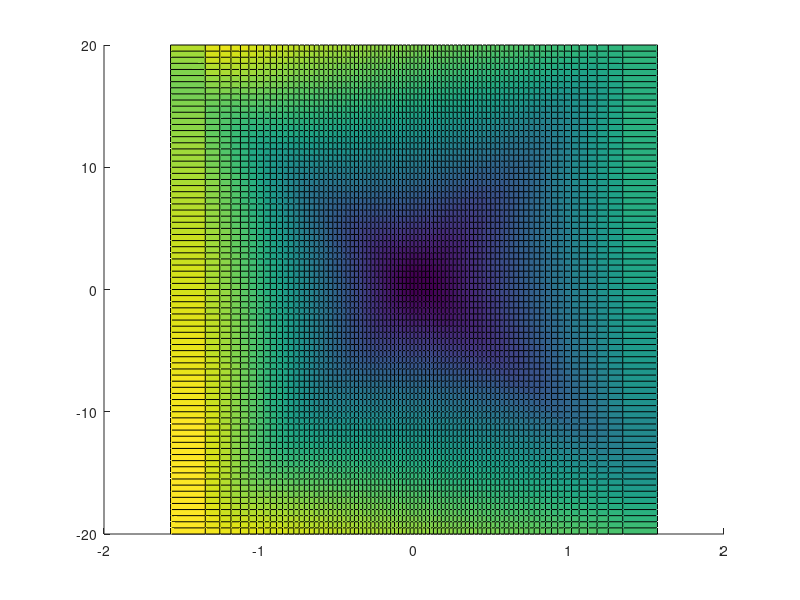
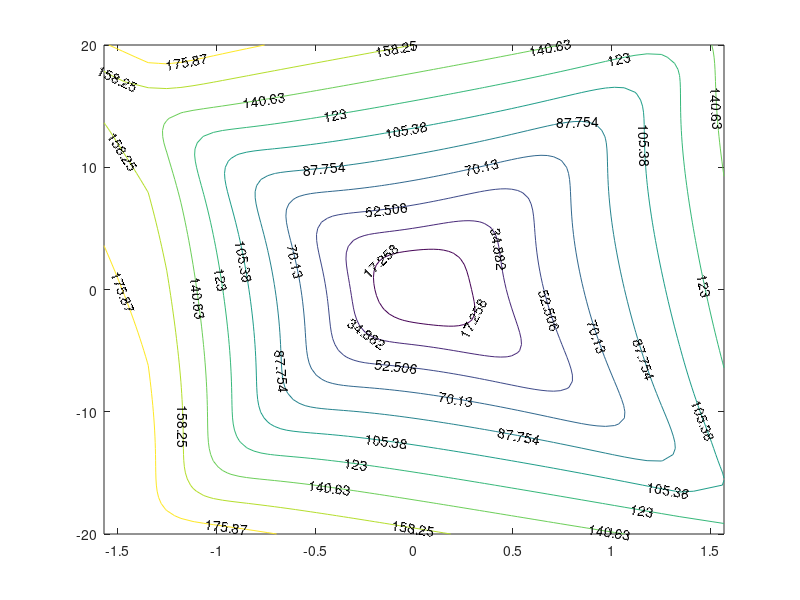

The MATLAB script that drew these images, in order:
clear,clc
%% teste muito louco

%% Dados do veiculo
% Mesmos dados apresentados por SADRI E WU 2013
m = 2527;   % massa do veiculo [kg]
I = 6550;   % momento de inercia [kg]
b = 1.37;   % distancia do eixo dianteiro ao centro de massa [m]
a = 1.86;   % distancia do eixo dianteiro ao centro de massa [m]
v = 20;     % módulo da velocidade do centro de massa [m/s]

DELTA = 0*pi/180; % esterçamento do eixo dianteiro [grau]

%% Dados do pneu
Fz0 = 2.4985e+04; % Carga vertical nominal
muy0 = 0.8; % Coeficiente de atrito nominal
% Coeficientes experimentais do pneu dianteiro
CyF = 1.5;
EyF = -2;
c1F = 3.5899;
c2F = 1.33;
% Coeficientes experimentaisdo pneu traseiro
CyR = 1.5;
EyR = -2;
c1R = 3.5899;
c2R = 1.33;
% Condições de operação
muy = muy0;
FzF = Fz0; 
FzR = Fz0;


%% Estados
num = 100; % numero da resulução20
dPSImax = 20;
vymax = 20; 

res = 0.5; % resolução

dPSIvet = [-dPSImax:res:dPSImax];
ALPHATvet = asin([-vymax:res:vymax]/v);


for i = 1:length(dPSIvet)
    for j = 1:length(ALPHATvet)
 
dPSI = dPSIvet(i);
ALPHAT = ALPHATvet(j);

%% Ângulos de deriva
ALPHAF = ALPHAT + a*dPSI/v - DELTA; % Dianteiro
ALPHAR = ALPHAT - b*dPSI/v;         % Traseiro

%% Modelo de pneu

CfaF = c1F*c2F*Fz0*sin(2*atan(FzF/(c2F*Fz0))); % Cfa em função de Fz
CfaR = c1R*c2R*Fz0*sin(2*atan(FzR/(c2R*Fz0))); % Cfa em função de Fz

Cfa0F = c1F*c2F*Fz0*sin(2*atan(Fz0/(c2F*Fz0))); % Cfa para Fz0
Cfa0R = c1R*c2R*Fz0*sin(2*atan(Fz0/(c2R*Fz0))); % Cfa para Fz0

alphaeqF = CfaF/Cfa0F*muy0/muy*Fz0/FzF*ALPHAF; % alpha equivalente
alphaeqR = CfaR/Cfa0R*muy0/muy*Fz0/FzR*ALPHAR; % alpha equivalente

Dy0F = muy0*Fz0;
Dy0R = muy0*Fz0;

By0F = Cfa0F/(CyF*Dy0F); % Stiffness factor
By0R = Cfa0R/(CyR*Dy0R); % Stiffness factor

Fy0F = Dy0F*sin(CyF*atan(By0F*alphaeqF-EyF*(By0F*alphaeqF-atan(By0F*alphaeqF))));
Fy0R = Dy0R*sin(CyR*atan(By0R*alphaeqR-EyR*(By0R*alphaeqR-atan(By0R*alphaeqR))));

FyF = -muy/muy0*FzF/Fz0*Fy0F;
FyR = -muy/muy0*FzR/Fz0*Fy0R;

%% Equações de estado
ddPSI(i,j) = (FyF*a - FyR*b)/I;           % ddPSI
dALPHAT(i,j) = (FyF + FyR - m*v*dPSI)/(m*v); % dALPHAT
    end
end

z = zeros(length(dPSIvet),length(ALPHATvet));

for j = 1:length(ALPHATvet)-1
    z(1,j+1) = -dALPHAT(1,j)*(ALPHATvet(j+1)-ALPHATvet(j)) + z(1,j);
end

for j = 1:length(ALPHATvet)
    for i = 1:length(dPSIvet)-1
        z(i+1,j) = -ddPSI(i,j)*(dPSIvet(i+1)-dPSIvet(i)) + z(i,j);
    end
end

% Acertando a origem como saindo do zero
z = z - z(dPSImax/res+1,vymax/res+1);

%[X,Y] = meshgrid(dPSIvet,ALPHATvet);

figure(1)
surface(ALPHATvet,dPSIvet,z)

figure(2)
[c,h]=contour(ALPHATvet,dPSIvet,z,10);
set(h,'ShowText','on')